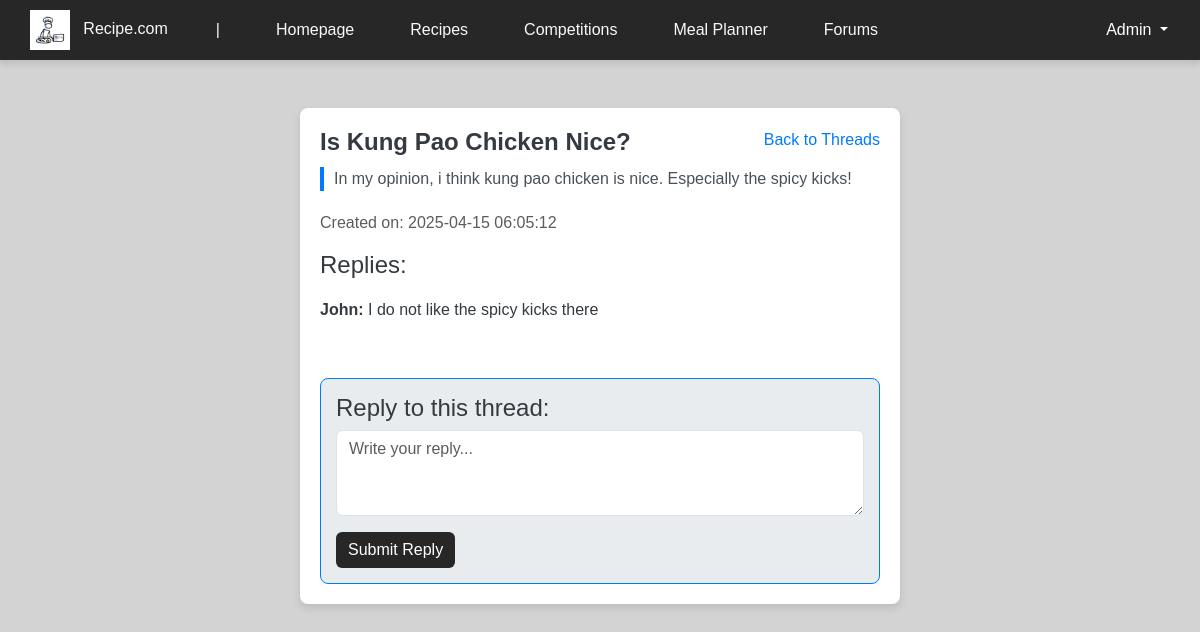
Screenshot of /view/thread.php?id=1 (signed in) with the database file from the repository.
### tables this page shows
CREATE TABLE `forum_thread` (
  `thread_id` int(10) NOT NULL,
  `user_id` int(10) NOT NULL,
  `category_id` int(10) NOT NULL,
  `title` varchar(255) NOT NULL,
  `content` text NOT NULL,
  `created_time` datetime NOT NULL,
  `updated_at` datetime DEFAULT NULL
);

CREATE TABLE `forum_post` (
  `post_id` int(10) NOT NULL,
  `thread_id` int(10) NOT NULL,
  `user_id` int(10) NOT NULL,
  `content` text NOT NULL,
  `created_time` datetime NOT NULL
);

CREATE TABLE `user` (
  `user_id` int(10) NOT NULL,
  `username` varchar(20) NOT NULL,
  `email` varchar(30) NOT NULL,
  `password` varchar(255) NOT NULL,
  `roles` varchar(10) NOT NULL,
  `bio` text DEFAULT NULL,
  `created_time` datetime NOT NULL
);

### controller/forum_controller.php (called while the page is built, shortened)
<?php
require_once '../model/forum_model.php';
class ForumController {
    private $threadModel;
    private $postModel;
    private $conn;
    public function __construct($db) {
        $this->conn = $db;
        $this->threadModel = new ForumThreadModel($db);
        $this->postModel = new ForumPostModel($db);
    }
    public function getPostUserName($post_id) {
        $sql = "SELECT u.username
                FROM forum_post p
                JOIN user u ON p.user_id = u.user_id
                WHERE p.post_id = ?";
        $stmt = $this->conn->prepare($sql);
        $stmt->bind_param("i", $post_id);
        $stmt->execute();
        $result = $stmt->get_result();
        $row = $result->fetch_assoc();
        return $row ? $row['username'] : null;
    }
    public function getThreadById($threadId) {
        return $this->threadModel->getThreadById($threadId);
    }
    public function getPostsByThread($thread_id) {
        return $this->postModel->getPostsByThread($thread_id);
    }
}
?>

### model/forum_model.php (called while the page is built, shortened)
<?php
class ForumThreadModel {
    private $conn;
    public function __construct($db) {
        $this->conn = $db;
    }
    public function getThreadById($thread_id) {
        $sql = "SELECT * FROM forum_thread WHERE thread_id = ?";
        $stmt = $this->conn->prepare($sql);
        $stmt->bind_param("i", $thread_id);
        $stmt->execute();
        $result = $stmt->get_result();
        return $result->fetch_assoc();
    }
}
class ForumPostModel {
    private $conn;
    public function __construct($db) {
        $this->conn = $db;
    }
    public function getPostsByThread($thread_id) {
        $sql = "SELECT * FROM forum_post WHERE thread_id = ?";
        $stmt = $this->conn->prepare($sql);
        $stmt->bind_param("i", $thread_id);
        $stmt->execute();
        $result = $stmt->get_result();
        return $result->fetch_all(MYSQLI_ASSOC);
    }
}
?>

### view/thread.php (the view, shortened to what this page needs)
<?php
require '../config/db_connection.php';
require '../controller/forum_controller.php';
$forumController = new ForumController($conn);
$threadId = $_GET['id'] ?? null;
$thread = $forumController->getThreadById($threadId);
$posts = $forumController->getPostsByThread($threadId);
?>
<!DOCTYPE html>
<html lang="en">
<head>
    <link rel="stylesheet" href="../assets/css/header.css">
    <link rel="stylesheet" href="../assets/css/styles.css">
    <link rel="stylesheet" href="https://cdn.jsdelivr.net/npm/bootstrap@5.3.3/dist/css/bootstrap.min.css">
</head>
<body>
    <?php include '../includes/header.php'; ?>
    <div class="container mt-5">
        <div class="thread-container">
            <a href="category_threads.php?id=<?= $thread['category_id'] ?>" class="back-button">Back to Threads</a>
            <h2 class="thread-title"><?= htmlspecialchars($thread['title']) ?></h2>
            <p class="thread-content"><?= htmlspecialchars($thread['content']) ?></p>
            <p class="text-muted">Created on: <?= htmlspecialchars($thread['created_time']) ?></p>
            <h4>Replies:</h4>
            <div class="replies">
                <?php foreach ($posts as $post): ?>
                    <div class="reply">
                        <?php
                        $postUser = $forumController->getPostUserName($post['post_id']);
                        ?>
                        <p><strong><?= htmlspecialchars($postUser) ?>:</strong> <?= htmlspecialchars($post['content']) ?></p>
                    </div>
                <?php endforeach; ?>
            </div>
            <div class="reply-form">
                <h4>Reply to this thread:</h4>
                <form id="replyForm" action="../controller/forum_controller.php?action=createPost" method="POST">
                    <div class="mb-3">
                        <textarea class="form-control" name="content" rows="3" placeholder="Write your reply..." required></textarea>
                    </div>
                    <button type="submit" class="btn reply-button">Submit Reply</button>
                </form>
            </div>
        </div>
    </div>
</body>
</html>

### assets/css/styles.css (style rules this page uses)
* { font-family: 'Georgia', sans-serif; }
body { background-color: #d3d3d3 !important; }
button { background-color: rgb(39, 39, 39) !important; border: none !important; color: white !important; }

### view/thread.php (style rules this page uses)
body { background-color: #f8f9fa; color: #343a40; }
.thread-container { position: relative; background: white; border-radius: 8px; box-shadow: 0 4px 8px rgba(0, 0, 0, 0.1); padding: 20px; margin: 20px auto; max-width: 600px; }
.thread-title { font-size: 24px; margin-bottom: 10px; font-weight: bold; }
.thread-content { font-size: 16px; margin-bottom: 20px; border-left: 4px solid #007bff; padding-left: 10px; color: #495057; }
.reply-form { margin-top: 30px; padding: 15px; background-color: #e9ecef; border-radius: 8px; border: 1px solid #007bff; }
.reply-button { background-color: #007bff; color: white; }
.back-button { position: absolute; top: 20px; right: 20px; color: #007bff; text-decoration: none; }
.reply { border-bottom: 1px solid #ddd; padding: 10px 0; }
.reply:last-child { border-bottom: none; }

### rows the page displays
forum_thread: title "Is Kung Pao Chicken Nice?", content "In my opinion, i think kung pao chicken is nice. Especially the spicy kicks!", created_time "2025-04-15 06:05:12"
forum_post: post_id.username "John", content "I do not like the spicy kicks there"

### other values shown
$_SESSION['username'] "Admin"
